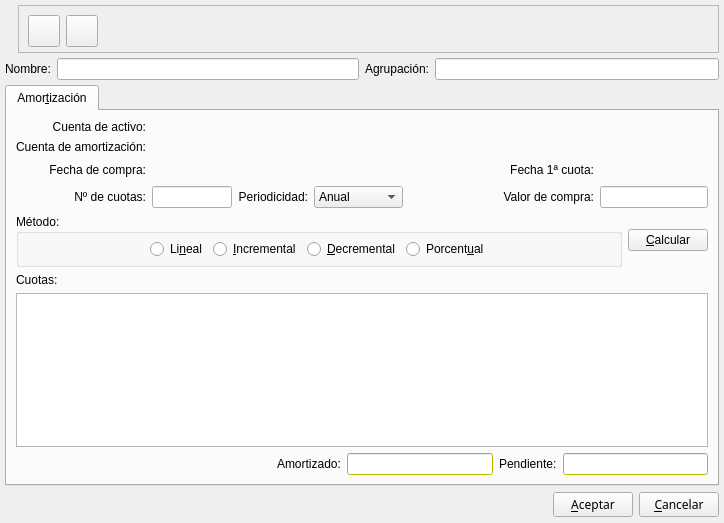
<ui version="4.0" >
 <author></author>
 <comment></comment>
 <exportmacro></exportmacro>
 <class>AmortizacionBase</class>
 <widget class="QWidget" name="AmortizacionBase" >
  <property name="geometry" >
   <rect>
    <x>0</x>
    <y>0</y>
    <width>724</width>
    <height>523</height>
   </rect>
  </property>
  <property name="windowTitle" >
   <string>Amortizacion</string>
  </property>
  <property name="windowIcon" >
   <iconset resource="../../../bulmages.qrc" >:/BulmaCont32x32/images/pendientes/i_tuxPeq.png</iconset>
  </property>
  <layout class="QVBoxLayout" >
   <property name="margin" >
    <number>5</number>
   </property>
   <property name="spacing" >
    <number>5</number>
   </property>
   <item>
    <layout class="QHBoxLayout" >
     <property name="margin" >
      <number>0</number>
     </property>
     <property name="spacing" >
      <number>6</number>
     </property>
     <item>
      <widget class="QLabel" name="pixmapLabel1" >
       <property name="sizePolicy" >
        <sizepolicy>
         <hsizetype>0</hsizetype>
         <vsizetype>0</vsizetype>
         <horstretch>0</horstretch>
         <verstretch>0</verstretch>
        </sizepolicy>
       </property>
       <property name="pixmap" >
        <pixmap resource="../../../bulmages.qrc" >:/BulmaCont32x32/images/pendientes/i_tuxPeq.png</pixmap>
       </property>
       <property name="scaledContents" >
        <bool>true</bool>
       </property>
      </widget>
     </item>
     <item>
      <widget class="QFrame" name="frame_3" >
       <property name="sizePolicy" >
        <sizepolicy>
         <hsizetype>7</hsizetype>
         <vsizetype>7</vsizetype>
         <horstretch>0</horstretch>
         <verstretch>0</verstretch>
        </sizepolicy>
       </property>
       <property name="maximumSize" >
        <size>
         <width>16777215</width>
         <height>48</height>
        </size>
       </property>
       <property name="frameShape" >
        <enum>QFrame::StyledPanel</enum>
       </property>
       <property name="frameShadow" >
        <enum>QFrame::Raised</enum>
       </property>
       <layout class="QHBoxLayout" >
        <property name="margin" >
         <number>9</number>
        </property>
        <property name="spacing" >
         <number>6</number>
        </property>
        <item>
         <widget class="QToolButton" name="mui_guardar" >
          <property name="minimumSize" >
           <size>
            <width>32</width>
            <height>32</height>
           </size>
          </property>
          <property name="toolTip" >
           <string>Imprimir albaran</string>
          </property>
          <property name="whatsThis" >
           <string>Imprimir albaran</string>
          </property>
          <property name="text" >
           <string/>
          </property>
          <property name="icon" >
           <iconset resource="../../../bulmages.qrc" >:/Genericos32x32/images/pendientes/i_save.xpm</iconset>
          </property>
          <property name="iconSize" >
           <size>
            <width>22</width>
            <height>22</height>
           </size>
          </property>
          <property name="checkable" >
           <bool>false</bool>
          </property>
          <property name="checked" >
           <bool>false</bool>
          </property>
         </widget>
        </item>
        <item>
         <widget class="QToolButton" name="mui_borrar" >
          <property name="minimumSize" >
           <size>
            <width>32</width>
            <height>32</height>
           </size>
          </property>
          <property name="toolTip" >
           <string>Borrar albaran</string>
          </property>
          <property name="whatsThis" >
           <string>Borrar albaran</string>
          </property>
          <property name="text" >
           <string/>
          </property>
          <property name="icon" >
           <iconset resource="../../../bulmages.qrc" >:/Genericos32x32/images/pendientes/i_editDelete.png</iconset>
          </property>
          <property name="iconSize" >
           <size>
            <width>22</width>
            <height>22</height>
           </size>
          </property>
         </widget>
        </item>
        <item>
         <spacer>
          <property name="orientation" >
           <enum>Qt::Horizontal</enum>
          </property>
          <property name="sizeType" >
           <enum>QSizePolicy::Expanding</enum>
          </property>
          <property name="sizeHint" >
           <size>
            <width>421</width>
            <height>26</height>
           </size>
          </property>
         </spacer>
        </item>
       </layout>
      </widget>
     </item>
    </layout>
   </item>
   <item>
    <layout class="QHBoxLayout" >
     <property name="margin" >
      <number>0</number>
     </property>
     <property name="spacing" >
      <number>6</number>
     </property>
     <item>
      <layout class="QHBoxLayout" >
       <property name="margin" >
        <number>0</number>
       </property>
       <property name="spacing" >
        <number>6</number>
       </property>
       <item>
        <widget class="QLabel" name="textLabel1" >
         <property name="text" >
          <string>Nombre:</string>
         </property>
        </widget>
       </item>
       <item>
        <widget class="QLineEdit" name="nomamortizacion" />
       </item>
      </layout>
     </item>
     <item>
      <layout class="QHBoxLayout" >
       <property name="margin" >
        <number>0</number>
       </property>
       <property name="spacing" >
        <number>6</number>
       </property>
       <item>
        <widget class="QLabel" name="textLabel1_3" >
         <property name="text" >
          <string>Agrupación:</string>
         </property>
        </widget>
       </item>
       <item>
        <widget class="QLineEdit" name="agrupacion" />
       </item>
      </layout>
     </item>
    </layout>
   </item>
   <item>
    <widget class="QTabWidget" name="tabWidget3" >
     <widget class="QWidget" name="tab" >
      <attribute name="title" >
       <string>Amor&amp;tización</string>
      </attribute>
      <layout class="QVBoxLayout" >
       <property name="margin" >
        <number>9</number>
       </property>
       <property name="spacing" >
        <number>6</number>
       </property>
       <item>
        <layout class="QGridLayout" >
         <property name="margin" >
          <number>0</number>
         </property>
         <property name="spacing" >
          <number>6</number>
         </property>
         <item row="3" column="4" >
          <spacer>
           <property name="orientation" >
            <enum>Qt::Horizontal</enum>
           </property>
           <property name="sizeType" >
            <enum>QSizePolicy::Expanding</enum>
           </property>
           <property name="sizeHint" >
            <size>
             <width>51</width>
             <height>20</height>
            </size>
           </property>
          </spacer>
         </item>
         <item row="3" column="0" >
          <widget class="QLabel" name="textLabel1_2_3_4" >
           <property name="text" >
            <string>Nº de cuotas:</string>
           </property>
           <property name="alignment" >
            <set>Qt::AlignRight|Qt::AlignTrailing|Qt::AlignVCenter</set>
           </property>
          </widget>
         </item>
         <item row="2" column="0" >
          <widget class="QLabel" name="textLabel1_2_3_5" >
           <property name="text" >
            <string>Fecha de compra:</string>
           </property>
           <property name="alignment" >
            <set>Qt::AlignRight|Qt::AlignTrailing|Qt::AlignVCenter</set>
           </property>
          </widget>
         </item>
         <item row="3" column="1" >
          <widget class="QLineEdit" name="numcuotas" >
           <property name="sizePolicy" >
            <sizepolicy>
             <hsizetype>3</hsizetype>
             <vsizetype>0</vsizetype>
             <horstretch>0</horstretch>
             <verstretch>0</verstretch>
            </sizepolicy>
           </property>
           <property name="maximumSize" >
            <size>
             <width>80</width>
             <height>32767</height>
            </size>
           </property>
          </widget>
         </item>
         <item row="3" column="3" >
          <widget class="QComboBox" name="periodicidad" >
           <property name="sizePolicy" >
            <sizepolicy>
             <hsizetype>3</hsizetype>
             <vsizetype>0</vsizetype>
             <horstretch>0</horstretch>
             <verstretch>0</verstretch>
            </sizepolicy>
           </property>
           <item>
            <property name="text" >
             <string>Anual</string>
            </property>
           </item>
           <item>
            <property name="text" >
             <string>Semestral</string>
            </property>
           </item>
           <item>
            <property name="text" >
             <string>Trimestral</string>
            </property>
           </item>
           <item>
            <property name="text" >
             <string>Mensual</string>
            </property>
           </item>
          </widget>
         </item>
         <item row="2" column="5" >
          <widget class="QLabel" name="textLabel1_2_3_2_2" >
           <property name="text" >
            <string>Fecha 1ª cuota:</string>
           </property>
           <property name="alignment" >
            <set>Qt::AlignRight|Qt::AlignTrailing|Qt::AlignVCenter</set>
           </property>
          </widget>
         </item>
         <item row="3" column="6" >
          <widget class="QLineEdit" name="valorcompra" >
           <property name="sizePolicy" >
            <sizepolicy>
             <hsizetype>3</hsizetype>
             <vsizetype>0</vsizetype>
             <horstretch>0</horstretch>
             <verstretch>0</verstretch>
            </sizepolicy>
           </property>
          </widget>
         </item>
         <item row="2" column="6" >
          <widget class="BusquedaFecha" name="fecha1cuota" />
         </item>
         <item row="0" column="0" >
          <widget class="QLabel" name="textLabel1_2_4" >
           <property name="text" >
            <string>Cuenta de activo:</string>
           </property>
           <property name="alignment" >
            <set>Qt::AlignRight|Qt::AlignTrailing|Qt::AlignVCenter</set>
           </property>
          </widget>
         </item>
         <item row="3" column="2" >
          <widget class="QLabel" name="textLabel1_2_3_4_2" >
           <property name="text" >
            <string>Periodicidad:</string>
           </property>
           <property name="alignment" >
            <set>Qt::AlignRight|Qt::AlignTrailing|Qt::AlignVCenter</set>
           </property>
          </widget>
         </item>
         <item row="3" column="5" >
          <widget class="QLabel" name="textLabel1_2_3_4_3" >
           <property name="text" >
            <string>Valor de compra:</string>
           </property>
           <property name="alignment" >
            <set>Qt::AlignRight|Qt::AlignTrailing|Qt::AlignVCenter</set>
           </property>
          </widget>
         </item>
         <item row="1" column="0" >
          <widget class="QLabel" name="textLabel1_2_2_2" >
           <property name="text" >
            <string>Cuenta de amortización:</string>
           </property>
           <property name="alignment" >
            <set>Qt::AlignRight|Qt::AlignTrailing|Qt::AlignVCenter</set>
           </property>
          </widget>
         </item>
         <item row="2" column="1" colspan="2" >
          <widget class="BusquedaFecha" name="fechacompra" />
         </item>
         <item row="2" column="3" colspan="2" >
          <spacer>
           <property name="orientation" >
            <enum>Qt::Horizontal</enum>
           </property>
           <property name="sizeHint" >
            <size>
             <width>40</width>
             <height>20</height>
            </size>
           </property>
          </spacer>
         </item>
         <item row="0" column="1" colspan="6" >
          <widget class="BusquedaCuenta" name="ctaactivo" />
         </item>
         <item row="1" column="1" colspan="6" >
          <widget class="BusquedaCuenta" name="ctaamortizacion" />
         </item>
        </layout>
       </item>
       <item>
        <layout class="QHBoxLayout" >
         <property name="margin" >
          <number>0</number>
         </property>
         <property name="spacing" >
          <number>6</number>
         </property>
         <item>
          <widget class="QGroupBox" name="groupBox" >
           <property name="sizePolicy" >
            <sizepolicy>
             <hsizetype>5</hsizetype>
             <vsizetype>1</vsizetype>
             <horstretch>0</horstretch>
             <verstretch>0</verstretch>
            </sizepolicy>
           </property>
           <property name="title" >
            <string>Método:</string>
           </property>
           <layout class="QHBoxLayout" >
            <property name="margin" >
             <number>5</number>
            </property>
            <property name="spacing" >
             <number>5</number>
            </property>
            <item>
             <layout class="QHBoxLayout" >
              <property name="margin" >
               <number>0</number>
              </property>
              <property name="spacing" >
               <number>6</number>
              </property>
              <item>
               <spacer>
                <property name="orientation" >
                 <enum>Qt::Horizontal</enum>
                </property>
                <property name="sizeHint" >
                 <size>
                  <width>40</width>
                  <height>20</height>
                 </size>
                </property>
               </spacer>
              </item>
              <item>
               <widget class="QRadioButton" name="metodolineal" >
                <property name="text" >
                 <string>Li&amp;neal</string>
                </property>
               </widget>
              </item>
              <item>
               <widget class="QRadioButton" name="metodoincremental" >
                <property name="text" >
                 <string>&amp;Incremental</string>
                </property>
                <property name="shortcut" >
                 <string>Alt+I</string>
                </property>
               </widget>
              </item>
              <item>
               <widget class="QRadioButton" name="metododecremental" >
                <property name="text" >
                 <string>&amp;Decremental</string>
                </property>
               </widget>
              </item>
              <item>
               <widget class="QRadioButton" name="metodoporcentual" >
                <property name="text" >
                 <string>Porcent&amp;ual</string>
                </property>
               </widget>
              </item>
              <item>
               <spacer>
                <property name="orientation" >
                 <enum>Qt::Horizontal</enum>
                </property>
                <property name="sizeHint" >
                 <size>
                  <width>40</width>
                  <height>20</height>
                 </size>
                </property>
               </spacer>
              </item>
             </layout>
            </item>
           </layout>
          </widget>
         </item>
         <item>
          <widget class="QPushButton" name="mui_btcalcular" >
           <property name="text" >
            <string>&amp;Calcular</string>
           </property>
           <property name="shortcut" >
            <string>Alt+C</string>
           </property>
          </widget>
         </item>
        </layout>
       </item>
       <item>
        <layout class="QVBoxLayout" >
         <property name="margin" >
          <number>0</number>
         </property>
         <property name="spacing" >
          <number>6</number>
         </property>
         <item>
          <widget class="QLabel" name="textLabel1_2_3_3" >
           <property name="text" >
            <string>Cuotas:</string>
           </property>
          </widget>
         </item>
         <item>
          <widget class="AmortizacionSubForm" name="mui_listcuotas" />
         </item>
        </layout>
       </item>
       <item>
        <layout class="QHBoxLayout" >
         <property name="margin" >
          <number>0</number>
         </property>
         <property name="spacing" >
          <number>6</number>
         </property>
         <item>
          <spacer>
           <property name="orientation" >
            <enum>Qt::Horizontal</enum>
           </property>
           <property name="sizeType" >
            <enum>QSizePolicy::Expanding</enum>
           </property>
           <property name="sizeHint" >
            <size>
             <width>261</width>
             <height>20</height>
            </size>
           </property>
          </spacer>
         </item>
         <item>
          <widget class="QLabel" name="textLabel1_2_3_4_4" >
           <property name="text" >
            <string>Amortizado:</string>
           </property>
          </widget>
         </item>
         <item>
          <widget class="QLineEdit" name="amortizado" >
           <property name="enabled" >
            <bool>false</bool>
           </property>
           <property name="palette" >
            <palette>
             <active>
              <color>
               <red>0</red>
               <green>0</green>
               <blue>0</blue>
              </color>
              <color>
               <red>157</red>
               <green>185</green>
               <blue>200</blue>
              </color>
              <color>
               <red>245</red>
               <green>252</green>
               <blue>255</blue>
              </color>
              <color>
               <red>201</red>
               <green>218</green>
               <blue>227</blue>
              </color>
              <color>
               <red>78</red>
               <green>92</green>
               <blue>100</blue>
              </color>
              <color>
               <red>104</red>
               <green>123</green>
               <blue>133</blue>
              </color>
              <color>
               <red>0</red>
               <green>0</green>
               <blue>0</blue>
              </color>
              <color>
               <red>255</red>
               <green>255</green>
               <blue>255</blue>
              </color>
              <color>
               <red>0</red>
               <green>0</green>
               <blue>0</blue>
              </color>
              <color>
               <red>255</red>
               <green>255</green>
               <blue>255</blue>
              </color>
              <color>
               <red>255</red>
               <green>255</green>
               <blue>0</blue>
              </color>
              <color>
               <red>0</red>
               <green>0</green>
               <blue>0</blue>
              </color>
              <color>
               <red>0</red>
               <green>0</green>
               <blue>128</blue>
              </color>
              <color>
               <red>255</red>
               <green>255</green>
               <blue>255</blue>
              </color>
              <color>
               <red>0</red>
               <green>0</green>
               <blue>0</blue>
              </color>
              <color>
               <red>0</red>
               <green>0</green>
               <blue>0</blue>
              </color>
              <color>
               <red>232</red>
               <green>232</green>
               <blue>232</blue>
              </color>
             </active>
             <inactive>
              <color>
               <red>0</red>
               <green>0</green>
               <blue>0</blue>
              </color>
              <color>
               <red>157</red>
               <green>185</green>
               <blue>200</blue>
              </color>
              <color>
               <red>245</red>
               <green>252</green>
               <blue>255</blue>
              </color>
              <color>
               <red>180</red>
               <green>213</green>
               <blue>230</blue>
              </color>
              <color>
               <red>78</red>
               <green>92</green>
               <blue>100</blue>
              </color>
              <color>
               <red>104</red>
               <green>123</green>
               <blue>133</blue>
              </color>
              <color>
               <red>0</red>
               <green>0</green>
               <blue>0</blue>
              </color>
              <color>
               <red>255</red>
               <green>255</green>
               <blue>255</blue>
              </color>
              <color>
               <red>0</red>
               <green>0</green>
               <blue>0</blue>
              </color>
              <color>
               <red>255</red>
               <green>255</green>
               <blue>255</blue>
              </color>
              <color>
               <red>255</red>
               <green>255</green>
               <blue>0</blue>
              </color>
              <color>
               <red>0</red>
               <green>0</green>
               <blue>0</blue>
              </color>
              <color>
               <red>0</red>
               <green>0</green>
               <blue>128</blue>
              </color>
              <color>
               <red>255</red>
               <green>255</green>
               <blue>255</blue>
              </color>
              <color>
               <red>0</red>
               <green>0</green>
               <blue>192</blue>
              </color>
              <color>
               <red>128</red>
               <green>0</green>
               <blue>128</blue>
              </color>
              <color>
               <red>232</red>
               <green>232</green>
               <blue>232</blue>
              </color>
             </inactive>
             <disabled>
              <color>
               <red>128</red>
               <green>128</green>
               <blue>128</blue>
              </color>
              <color>
               <red>157</red>
               <green>185</green>
               <blue>200</blue>
              </color>
              <color>
               <red>245</red>
               <green>252</green>
               <blue>255</blue>
              </color>
              <color>
               <red>180</red>
               <green>213</green>
               <blue>230</blue>
              </color>
              <color>
               <red>78</red>
               <green>92</green>
               <blue>100</blue>
              </color>
              <color>
               <red>104</red>
               <green>123</green>
               <blue>133</blue>
              </color>
              <color>
               <red>128</red>
               <green>128</green>
               <blue>128</blue>
              </color>
              <color>
               <red>255</red>
               <green>255</green>
               <blue>255</blue>
              </color>
              <color>
               <red>128</red>
               <green>128</green>
               <blue>128</blue>
              </color>
              <color>
               <red>255</red>
               <green>255</green>
               <blue>255</blue>
              </color>
              <color>
               <red>255</red>
               <green>255</green>
               <blue>0</blue>
              </color>
              <color>
               <red>0</red>
               <green>0</green>
               <blue>0</blue>
              </color>
              <color>
               <red>0</red>
               <green>0</green>
               <blue>128</blue>
              </color>
              <color>
               <red>255</red>
               <green>255</green>
               <blue>255</blue>
              </color>
              <color>
               <red>0</red>
               <green>0</green>
               <blue>192</blue>
              </color>
              <color>
               <red>128</red>
               <green>0</green>
               <blue>128</blue>
              </color>
              <color>
               <red>232</red>
               <green>232</green>
               <blue>232</blue>
              </color>
             </disabled>
            </palette>
           </property>
          </widget>
         </item>
         <item>
          <widget class="QLabel" name="textLabel1_2_3_4_4_2" >
           <property name="text" >
            <string>Pendiente:</string>
           </property>
          </widget>
         </item>
         <item>
          <widget class="QLineEdit" name="pendiente" >
           <property name="enabled" >
            <bool>false</bool>
           </property>
           <property name="palette" >
            <palette>
             <active>
              <color>
               <red>0</red>
               <green>0</green>
               <blue>0</blue>
              </color>
              <color>
               <red>157</red>
               <green>185</green>
               <blue>200</blue>
              </color>
              <color>
               <red>245</red>
               <green>252</green>
               <blue>255</blue>
              </color>
              <color>
               <red>201</red>
               <green>218</green>
               <blue>227</blue>
              </color>
              <color>
               <red>78</red>
               <green>92</green>
               <blue>100</blue>
              </color>
              <color>
               <red>104</red>
               <green>123</green>
               <blue>133</blue>
              </color>
              <color>
               <red>0</red>
               <green>0</green>
               <blue>0</blue>
              </color>
              <color>
               <red>255</red>
               <green>255</green>
               <blue>255</blue>
              </color>
              <color>
               <red>0</red>
               <green>0</green>
               <blue>0</blue>
              </color>
              <color>
               <red>255</red>
               <green>255</green>
               <blue>255</blue>
              </color>
              <color>
               <red>255</red>
               <green>255</green>
               <blue>0</blue>
              </color>
              <color>
               <red>0</red>
               <green>0</green>
               <blue>0</blue>
              </color>
              <color>
               <red>0</red>
               <green>0</green>
               <blue>128</blue>
              </color>
              <color>
               <red>255</red>
               <green>255</green>
               <blue>255</blue>
              </color>
              <color>
               <red>0</red>
               <green>0</green>
               <blue>0</blue>
              </color>
              <color>
               <red>0</red>
               <green>0</green>
               <blue>0</blue>
              </color>
              <color>
               <red>232</red>
               <green>232</green>
               <blue>232</blue>
              </color>
             </active>
             <inactive>
              <color>
               <red>0</red>
               <green>0</green>
               <blue>0</blue>
              </color>
              <color>
               <red>157</red>
               <green>185</green>
               <blue>200</blue>
              </color>
              <color>
               <red>245</red>
               <green>252</green>
               <blue>255</blue>
              </color>
              <color>
               <red>180</red>
               <green>213</green>
               <blue>230</blue>
              </color>
              <color>
               <red>78</red>
               <green>92</green>
               <blue>100</blue>
              </color>
              <color>
               <red>104</red>
               <green>123</green>
               <blue>133</blue>
              </color>
              <color>
               <red>0</red>
               <green>0</green>
               <blue>0</blue>
              </color>
              <color>
               <red>255</red>
               <green>255</green>
               <blue>255</blue>
              </color>
              <color>
               <red>0</red>
               <green>0</green>
               <blue>0</blue>
              </color>
              <color>
               <red>255</red>
               <green>255</green>
               <blue>255</blue>
              </color>
              <color>
               <red>255</red>
               <green>255</green>
               <blue>0</blue>
              </color>
              <color>
               <red>0</red>
               <green>0</green>
               <blue>0</blue>
              </color>
              <color>
               <red>0</red>
               <green>0</green>
               <blue>128</blue>
              </color>
              <color>
               <red>255</red>
               <green>255</green>
               <blue>255</blue>
              </color>
              <color>
               <red>0</red>
               <green>0</green>
               <blue>192</blue>
              </color>
              <color>
               <red>128</red>
               <green>0</green>
               <blue>128</blue>
              </color>
              <color>
               <red>232</red>
               <green>232</green>
               <blue>232</blue>
              </color>
             </inactive>
             <disabled>
              <color>
               <red>128</red>
               <green>128</green>
               <blue>128</blue>
              </color>
              <color>
               <red>157</red>
               <green>185</green>
               <blue>200</blue>
              </color>
              <color>
               <red>245</red>
               <green>252</green>
               <blue>255</blue>
              </color>
              <color>
               <red>180</red>
               <green>213</green>
               <blue>230</blue>
              </color>
              <color>
               <red>78</red>
               <green>92</green>
               <blue>100</blue>
              </color>
              <color>
               <red>104</red>
               <green>123</green>
               <blue>133</blue>
              </color>
              <color>
               <red>128</red>
               <green>128</green>
               <blue>128</blue>
              </color>
              <color>
               <red>255</red>
               <green>255</green>
               <blue>255</blue>
              </color>
              <color>
               <red>128</red>
               <green>128</green>
               <blue>128</blue>
              </color>
              <color>
               <red>255</red>
               <green>255</green>
               <blue>255</blue>
              </color>
              <color>
               <red>255</red>
               <green>255</green>
               <blue>0</blue>
              </color>
              <color>
               <red>0</red>
               <green>0</green>
               <blue>0</blue>
              </color>
              <color>
               <red>0</red>
               <green>0</green>
               <blue>128</blue>
              </color>
              <color>
               <red>255</red>
               <green>255</green>
               <blue>255</blue>
              </color>
              <color>
               <red>0</red>
               <green>0</green>
               <blue>192</blue>
              </color>
              <color>
               <red>128</red>
               <green>0</green>
               <blue>128</blue>
              </color>
              <color>
               <red>232</red>
               <green>232</green>
               <blue>232</blue>
              </color>
             </disabled>
            </palette>
           </property>
          </widget>
         </item>
        </layout>
       </item>
      </layout>
     </widget>
    </widget>
   </item>
   <item>
    <layout class="QHBoxLayout" >
     <property name="margin" >
      <number>0</number>
     </property>
     <property name="spacing" >
      <number>6</number>
     </property>
     <item>
      <spacer>
       <property name="orientation" >
        <enum>Qt::Horizontal</enum>
       </property>
       <property name="sizeHint" >
        <size>
         <width>494</width>
         <height>27</height>
        </size>
       </property>
      </spacer>
     </item>
     <item>
      <widget class="QPushButton" name="mui_aceptar" >
       <property name="font" >
        <font>
         <family>Sans Serif</family>
         <pointsize>9</pointsize>
         <weight>50</weight>
         <italic>false</italic>
         <bold>false</bold>
         <underline>false</underline>
         <strikeout>false</strikeout>
        </font>
       </property>
       <property name="text" >
        <string>&amp;Aceptar</string>
       </property>
      </widget>
     </item>
     <item>
      <widget class="QPushButton" name="mui_cancelar" >
       <property name="font" >
        <font>
         <family>Sans Serif</family>
         <pointsize>9</pointsize>
         <weight>50</weight>
         <italic>false</italic>
         <bold>false</bold>
         <underline>false</underline>
         <strikeout>false</strikeout>
        </font>
       </property>
       <property name="text" >
        <string>&amp;Cancelar</string>
       </property>
      </widget>
     </item>
    </layout>
   </item>
  </layout>
 </widget>
 <layoutdefault spacing="6" margin="11" />
 <pixmapfunction></pixmapfunction>
 <customwidgets>
  <customwidget>
   <class>BusquedaFecha</class>
   <extends></extends>
   <header>../../../bulmalib/busquedafecha.h</header>
   <container>0</container>
   <pixmap></pixmap>
  </customwidget>
  <customwidget>
   <class>QTableWidget</class>
   <extends></extends>
   <header>qtablewidget.h</header>
   <container>0</container>
   <pixmap></pixmap>
  </customwidget>
  <customwidget>
   <class>BusquedaCuenta</class>
   <extends></extends>
   <header>busquedacuenta.h</header>
   <container>0</container>
   <pixmap></pixmap>
  </customwidget>
  <customwidget>
   <class>AmortizacionSubForm</class>
   <extends>QTableWidget</extends>
   <header>amortizacionview.h</header>
   <container>0</container>
   <pixmap></pixmap>
  </customwidget>
 </customwidgets>
 <tabstops>
  <tabstop>nomamortizacion</tabstop>
  <tabstop>agrupacion</tabstop>
  <tabstop>numcuotas</tabstop>
  <tabstop>periodicidad</tabstop>
  <tabstop>valorcompra</tabstop>
  <tabstop>metodolineal</tabstop>
  <tabstop>metodoincremental</tabstop>
  <tabstop>metododecremental</tabstop>
  <tabstop>metodoporcentual</tabstop>
  <tabstop>mui_btcalcular</tabstop>
  <tabstop>tabWidget3</tabstop>
  <tabstop>amortizado</tabstop>
  <tabstop>pendiente</tabstop>
 </tabstops>
 <resources>
  <include location="../../../bulmages.qrc" />
 </resources>
 <connections>
  <connection>
   <sender>mui_cancelar</sender>
   <signal>clicked()</signal>
   <receiver>AmortizacionBase</receiver>
   <slot>close()</slot>
   <hints>
    <hint type="sourcelabel" >
     <x>573</x>
     <y>582</y>
    </hint>
    <hint type="destinationlabel" >
     <x>74</x>
     <y>564</y>
    </hint>
   </hints>
  </connection>
 </connections>
</ui>
